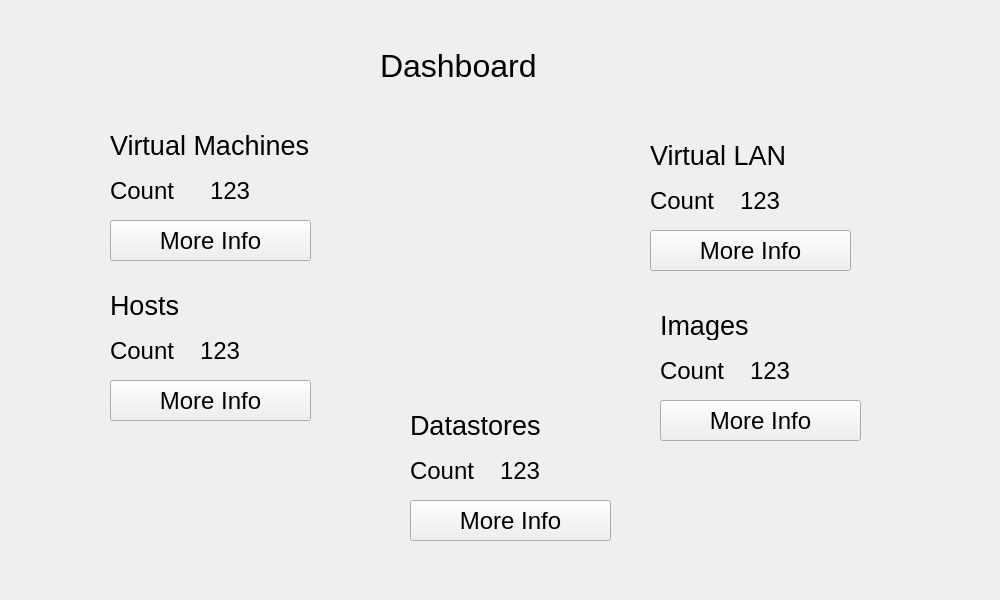
<?xml version="1.0" encoding="UTF-8"?>
<ui version="4.0">
 <class>mainWindow</class>
 <widget class="QWidget" name="mainWindow">
  <property name="geometry">
   <rect>
    <x>0</x>
    <y>0</y>
    <width>1000</width>
    <height>600</height>
   </rect>
  </property>
  <property name="windowTitle">
   <string>Form</string>
  </property>
  <widget class="QLabel" name="dCount">
   <property name="geometry">
    <rect>
     <x>500</x>
     <y>460</y>
     <width>71</width>
     <height>21</height>
    </rect>
   </property>
   <property name="font">
    <font>
     <pointsize>18</pointsize>
    </font>
   </property>
   <property name="text">
    <string>123</string>
   </property>
  </widget>
  <widget class="QLabel" name="label_10">
   <property name="geometry">
    <rect>
     <x>110</x>
     <y>340</y>
     <width>71</width>
     <height>21</height>
    </rect>
   </property>
   <property name="font">
    <font>
     <pointsize>18</pointsize>
    </font>
   </property>
   <property name="text">
    <string>Count</string>
   </property>
  </widget>
  <widget class="QLabel" name="label_3">
   <property name="geometry">
    <rect>
     <x>660</x>
     <y>310</y>
     <width>91</width>
     <height>30</height>
    </rect>
   </property>
   <property name="font">
    <font>
     <pointsize>20</pointsize>
    </font>
   </property>
   <property name="text">
    <string>Images</string>
   </property>
  </widget>
  <widget class="QLabel" name="iCount">
   <property name="geometry">
    <rect>
     <x>750</x>
     <y>360</y>
     <width>71</width>
     <height>21</height>
    </rect>
   </property>
   <property name="font">
    <font>
     <pointsize>18</pointsize>
    </font>
   </property>
   <property name="text">
    <string>123</string>
   </property>
  </widget>
  <widget class="QPushButton" name="hButton">
   <property name="geometry">
    <rect>
     <x>110</x>
     <y>380</y>
     <width>201</width>
     <height>41</height>
    </rect>
   </property>
   <property name="font">
    <font>
     <pointsize>18</pointsize>
    </font>
   </property>
   <property name="text">
    <string>More Info</string>
   </property>
  </widget>
  <widget class="QLabel" name="dashboardLabel">
   <property name="geometry">
    <rect>
     <x>380</x>
     <y>50</y>
     <width>161</width>
     <height>31</height>
    </rect>
   </property>
   <property name="font">
    <font>
     <pointsize>24</pointsize>
    </font>
   </property>
   <property name="text">
    <string notr="true">Dashboard</string>
   </property>
  </widget>
  <widget class="QPushButton" name="dButton">
   <property name="geometry">
    <rect>
     <x>410</x>
     <y>500</y>
     <width>201</width>
     <height>41</height>
    </rect>
   </property>
   <property name="font">
    <font>
     <pointsize>18</pointsize>
    </font>
   </property>
   <property name="text">
    <string>More Info</string>
   </property>
  </widget>
  <widget class="QLabel" name="label_6">
   <property name="geometry">
    <rect>
     <x>110</x>
     <y>180</y>
     <width>71</width>
     <height>21</height>
    </rect>
   </property>
   <property name="font">
    <font>
     <pointsize>18</pointsize>
    </font>
   </property>
   <property name="text">
    <string>Count</string>
   </property>
  </widget>
  <widget class="QLabel" name="label_4">
   <property name="geometry">
    <rect>
     <x>650</x>
     <y>140</y>
     <width>141</width>
     <height>30</height>
    </rect>
   </property>
   <property name="font">
    <font>
     <pointsize>20</pointsize>
    </font>
   </property>
   <property name="text">
    <string>Virtual LAN</string>
   </property>
  </widget>
  <widget class="QLabel" name="label_8">
   <property name="geometry">
    <rect>
     <x>660</x>
     <y>360</y>
     <width>71</width>
     <height>21</height>
    </rect>
   </property>
   <property name="font">
    <font>
     <pointsize>18</pointsize>
    </font>
   </property>
   <property name="text">
    <string>Count</string>
   </property>
  </widget>
  <widget class="QLabel" name="label_5">
   <property name="geometry">
    <rect>
     <x>410</x>
     <y>410</y>
     <width>141</width>
     <height>30</height>
    </rect>
   </property>
   <property name="font">
    <font>
     <pointsize>20</pointsize>
    </font>
   </property>
   <property name="text">
    <string>Datastores</string>
   </property>
  </widget>
  <widget class="QLabel" name="label_7">
   <property name="geometry">
    <rect>
     <x>410</x>
     <y>460</y>
     <width>71</width>
     <height>21</height>
    </rect>
   </property>
   <property name="font">
    <font>
     <pointsize>18</pointsize>
    </font>
   </property>
   <property name="text">
    <string>Count</string>
   </property>
  </widget>
  <widget class="QPushButton" name="iButton">
   <property name="geometry">
    <rect>
     <x>660</x>
     <y>400</y>
     <width>201</width>
     <height>41</height>
    </rect>
   </property>
   <property name="font">
    <font>
     <pointsize>18</pointsize>
    </font>
   </property>
   <property name="text">
    <string>More Info</string>
   </property>
  </widget>
  <widget class="QLabel" name="label_12">
   <property name="geometry">
    <rect>
     <x>740</x>
     <y>190</y>
     <width>71</width>
     <height>21</height>
    </rect>
   </property>
   <property name="font">
    <font>
     <pointsize>18</pointsize>
    </font>
   </property>
   <property name="text">
    <string>123</string>
   </property>
  </widget>
  <widget class="QPushButton" name="vlanButton">
   <property name="geometry">
    <rect>
     <x>650</x>
     <y>230</y>
     <width>201</width>
     <height>41</height>
    </rect>
   </property>
   <property name="font">
    <font>
     <pointsize>18</pointsize>
    </font>
   </property>
   <property name="text">
    <string>More Info</string>
   </property>
  </widget>
  <widget class="QLabel" name="label_2">
   <property name="geometry">
    <rect>
     <x>110</x>
     <y>290</y>
     <width>71</width>
     <height>30</height>
    </rect>
   </property>
   <property name="font">
    <font>
     <pointsize>20</pointsize>
    </font>
   </property>
   <property name="text">
    <string>Hosts</string>
   </property>
  </widget>
  <widget class="QLabel" name="hCount">
   <property name="geometry">
    <rect>
     <x>200</x>
     <y>340</y>
     <width>71</width>
     <height>21</height>
    </rect>
   </property>
   <property name="font">
    <font>
     <pointsize>18</pointsize>
    </font>
   </property>
   <property name="text">
    <string>123</string>
   </property>
  </widget>
  <widget class="QPushButton" name="vmButton">
   <property name="geometry">
    <rect>
     <x>110</x>
     <y>220</y>
     <width>201</width>
     <height>41</height>
    </rect>
   </property>
   <property name="font">
    <font>
     <pointsize>18</pointsize>
    </font>
   </property>
   <property name="text">
    <string>More Info</string>
   </property>
  </widget>
  <widget class="QLabel" name="vlanCount">
   <property name="geometry">
    <rect>
     <x>650</x>
     <y>190</y>
     <width>71</width>
     <height>21</height>
    </rect>
   </property>
   <property name="font">
    <font>
     <pointsize>18</pointsize>
    </font>
   </property>
   <property name="text">
    <string>Count</string>
   </property>
  </widget>
  <widget class="QLabel" name="label">
   <property name="geometry">
    <rect>
     <x>110</x>
     <y>130</y>
     <width>211</width>
     <height>30</height>
    </rect>
   </property>
   <property name="font">
    <font>
     <pointsize>20</pointsize>
    </font>
   </property>
   <property name="text">
    <string>Virtual Machines</string>
   </property>
  </widget>
  <widget class="QLabel" name="vmCount">
   <property name="geometry">
    <rect>
     <x>210</x>
     <y>180</y>
     <width>71</width>
     <height>21</height>
    </rect>
   </property>
   <property name="font">
    <font>
     <pointsize>18</pointsize>
    </font>
   </property>
   <property name="text">
    <string>123</string>
   </property>
  </widget>
 </widget>
 <resources/>
 <connections/>
</ui>
